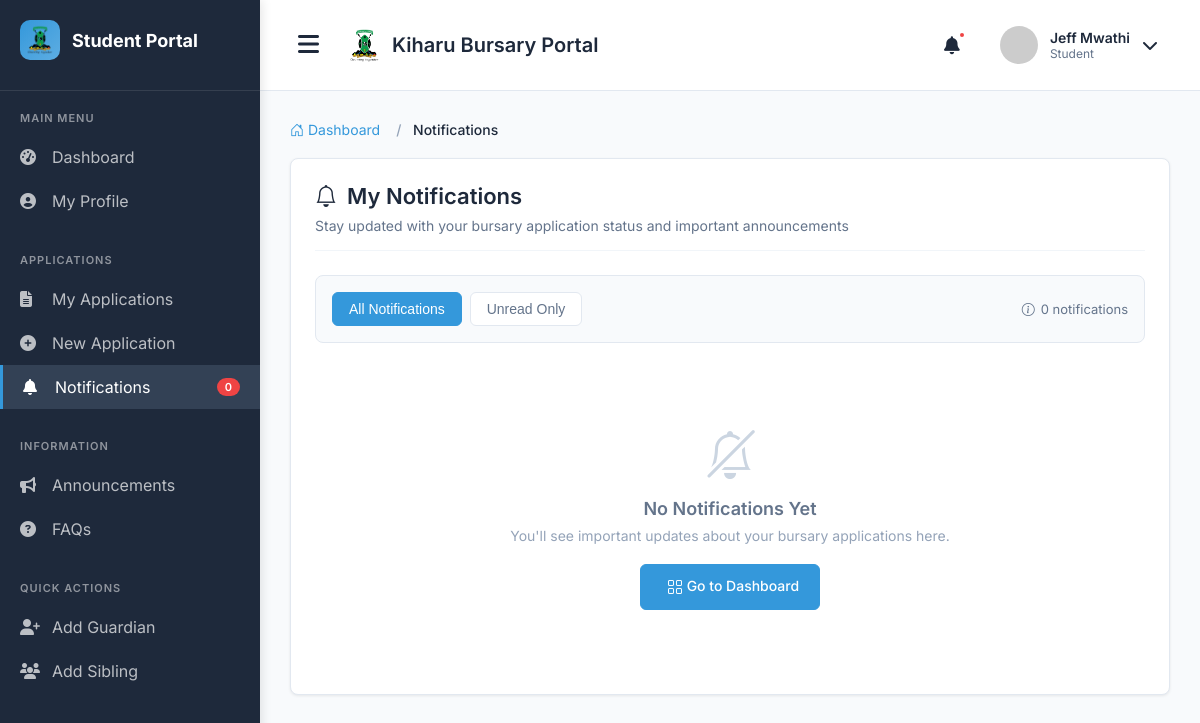
Page /student/notifications/ (signed in) on the earlier database version.
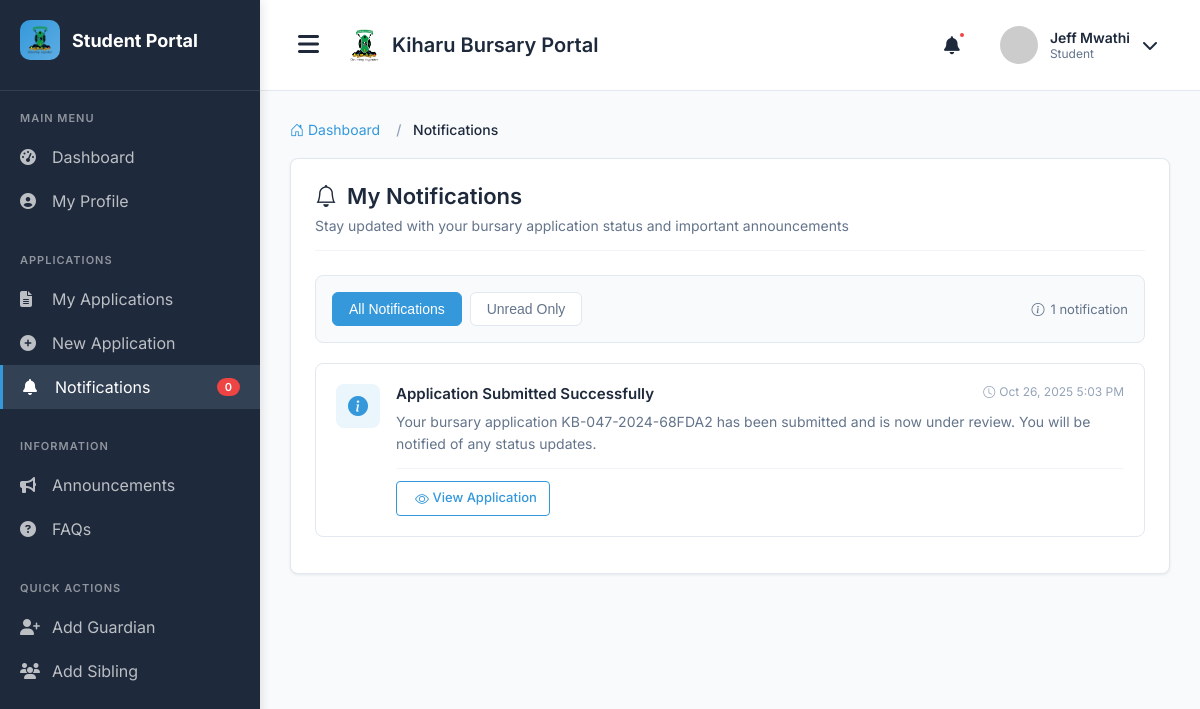
Same page on the later database version.
### main_application/models.py (models this page shows, shortened)
class User(AbstractUser):
    USER_TYPES = (
        ('applicant', 'Applicant'),
        ('admin', 'Administrator'),
        ('reviewer', 'Application Reviewer'),
        ('finance', 'Finance Officer'),
        ('county_admin', 'County Administrator'),
        ('constituency_admin', 'Constituency Administrator'),
        ('ward_admin', 'Ward Administrator'),
    )
    user_type = models.CharField(max_length=25, choices=USER_TYPES, default='applicant')
    id_number = models.CharField(max_length=20, unique=True, null=True, blank=True)
    phone_regex = RegexValidator(
        regex=r'^\+254\d{9}$',
        message="Phone number must be entered in the format: '+254XXXXXXXXX'. Exactly 12 digits including country code."
    )
    phone_number = models.CharField(validators=[phone_regex], max_length=17, blank=True)

class Notification(models.Model):
    NOTIFICATION_TYPES = (
        ('application_status', 'Application Status'),
        ('document_request', 'Document Request'),
        ('allocation', 'Allocation'),
        ('disbursement', 'Disbursement'),
        ('review_comment', 'Review Comment'),
        ('deadline', 'Deadline Reminder'),
        ('system', 'System Notification'),
    )
    user = models.ForeignKey(User, on_delete=models.CASCADE, related_name='notifications')
    notification_type = models.CharField(max_length=20, choices=NOTIFICATION_TYPES)
    title = models.CharField(max_length=200)
    message = models.TextField()
    related_application = models.ForeignKey(
        Application,
        on_delete=models.SET_NULL,
        null=True,
        blank=True
    )
    is_read = models.BooleanField(default=False)
    created_at = models.DateTimeField(auto_now_add=True)
    read_at = models.DateTimeField(null=True, blank=True)
    class Meta:
        ordering = ['-created_at']

### main_application/views.py (the view)
# urls.py: path('student/notifications/', views.notifications_list, name='notifications_list'),
@login_required
def notifications_list(request):
    notifications = Notification.objects.filter(user=request.user).order_by('-created_at')
    notifications.filter(is_read=False).update(is_read=True)
    paginator = Paginator(notifications, 15)
    page_number = request.GET.get('page')
    page_obj = paginator.get_page(page_number)
    context = {
        'page_obj': page_obj,
        'notifications': page_obj,
    }
    return render(request, 'students/notifications.html', context)

### templates/students/notifications.html (shortened to what this page needs)
{% extends 'student_base.html' %}
{% load static %}
{% block content %}
<div class="container-fluid">
    <nav aria-label="breadcrumb">
        <ol class="breadcrumb">
            <li class="breadcrumb-item">
                <a href="{% url 'student_dashboard' %}">
                    <i class="bi bi-house-door"></i> Dashboard
                </a>
            </li>
            <li class="breadcrumb-item active" aria-current="page">Notifications</li>
        </ol>
    </nav>
    <div class="section-container">
        <div class="page-header">
            <h1 class="page-title">
                <i class="bi bi-bell"></i>
                My Notifications
            </h1>
            <p class="page-subtitle">
                Stay updated with your bursary application status and important announcements
            </p>
        </div>
        <div class="filter-bar">
            <div class="filter-buttons">
                <button type="button" class="filter-btn active" data-filter="all">
                    All Notifications
                </button>
                <button type="button" class="filter-btn" data-filter="unread">
                    Unread Only
                </button>
            </div>
            <div class="notification-count">
                <i class="bi bi-info-circle"></i>
                <span>{{ notifications|length }} notification{{ notifications|length|pluralize }}</span>
            </div>
        </div>
        {% if notifications %}
            {% for notification in notifications %}
            <div class="notification-item {% if not notification.is_read %}unread{% endif %}">
                <div class="notification-wrapper">
                    <div class="notification-icon {{ notification.notification_type|default:'general' }}">
                        {% if notification.notification_type == 'application_status' %}
                            <i class="bi bi-info-circle-fill"></i>
                        {% elif notification.notification_type == 'document_request' %}
                            <i class="bi bi-file-earmark-text-fill"></i>
                        {% elif notification.notification_type == 'allocation' %}
                            <i class="bi bi-check-circle-fill"></i>
                        {% elif notification.notification_type == 'disbursement' %}
                            <i class="bi bi-cash-coin"></i>
                        {% else %}
                            <i class="bi bi-bell-fill"></i>
                        {% endif %}
                    </div>
                    <div class="notification-content">
                        <div class="notification-header">
                            <h3 class="notification-title">{{ notification.title }}</h3>
                            <div class="notification-meta">
                                <span class="notification-time">
                                    <i class="bi bi-clock"></i>
                                    {{ notification.created_at|date:"M j, Y g:i A" }}
                                </span>
                            </div>
                        </div>
                        <p class="notification-message">{{ notification.message }}</p>
                        {% if notification.related_application %}
                        <div class="notification-action">
                            <a href="{% url 'student_application_detail' notification.related_application.pk %}"
                               class="btn btn-sm btn-outline-primary">
                                <i class="bi bi-eye me-1"></i> View Application
                            </a>
                        </div>
                        {% endif %}
                    </div>
                </div>
            </div>
            {% endfor %}
        {% else %}
            <div class="empty-state">
                <div class="empty-icon">
                    <i class="bi bi-bell-slash"></i>
                </div>
                <h3 class="empty-title">No Notifications Yet</h3>
                <p class="empty-text">
                    You'll see important updates about your bursary applications here.
                </p>
                <a href="{% url 'student_dashboard' %}" class="btn btn-primary">
                    <i class="bi bi-grid me-1"></i> Go to Dashboard
                </a>
            </div>
        {% endif %}
    </div>
</div>
{% endblock %}

### templates/student_base.html (shortened to what this page needs)
{% load static %}
<!DOCTYPE html>
<html lang="en">
<head>
    <link rel="stylesheet" href="https://cdnjs.cloudflare.com/ajax/libs/font-awesome/6.4.0/css/all.min.css">
   <link rel="stylesheet" href="https://cdn.jsdelivr.net/npm/bootstrap-icons@1.11.3/font/bootstrap-icons.min.css">
</head>
<body>
    <div class="sidebar" id="sidebar">
        <div class="sidebar-header">
            <div class="logo">
                <img src="{% static 'images/logo.png' %}" alt="Logo">
            </div>
            <span class="logo-text">Student Portal</span>
        </div>
        <div class="menu-section">
            <div class="menu-title">Main Menu</div>
            <a href="{% url 'student_dashboard' %}" class="menu-item {% if request.resolver_match.url_name == 'student_dashboard' %}active{% endif %}">
                <i class="fas fa-tachometer-alt"></i>
                <span>Dashboard</span>
            </a>
            <a href="{% url 'student_profile_view' %}" class="menu-item {% if request.resolver_match.url_name == 'student_profile_view' %}active{% endif %}">
                <i class="fas fa-user-circle"></i>
                <span>My Profile</span>
            </a>
        </div>
        <div class="menu-section">
            <div class="menu-title">Applications</div>
            <a href="{% url 'student_application_list' %}" class="menu-item {% if 'application_list' in request.resolver_match.url_name %}active{% endif %}">
                <i class="fas fa-file-alt"></i>
                <span>My Applications</span>
            </a>
            <a href="{% url 'student_application_create'%}" class="menu-item {% if request.resolver_match.url_name == 'student_application_create' %}active{% endif %}">
                <i class="fas fa-plus-circle"></i>
                <span>New Application</span>
            </a>
            <a href="{% url 'notifications_list' %}" class="menu-item {% if request.resolver_match.url_name == 'notifications_list' %}active{% endif %}">
                <i class="fas fa-bell"></i>
                <span>Notifications</span>
                <span class="badge">0</span>
            </a>
        </div>
        <div class="menu-section">
            <div class="menu-title">Information</div>
            <a href="{% url 'announcements_view' %}" class="menu-item {% if request.resolver_match.url_name == 'announcements_view' %}active{% endif %}">
                <i class="fas fa-bullhorn"></i>
                <span>Announcements</span>
            </a>
            <a href="{% url 'faqs_view' %}" class="menu-item {% if request.resolver_match.url_name == 'faqs_view' %}active{% endif %}">
                <i class="fas fa-question-circle"></i>
                <span>FAQs</span>
            </a>
        </div>
        <div class="menu-section">
            <div class="menu-title">Quick Actions</div>
            <a href="{% url 'guardian_create' %}" class="menu-item">
                <i class="fas fa-user-plus"></i>
                <span>Add Guardian</span>
            </a>
            <a href="{% url 'sibling_create' %}" class="menu-item">
                <i class="fas fa-users"></i>
                <span>Add Sibling</span>
            </a>
        </div>
    </div>
    <div class="main-content" id="mainContent">
        <div class="header">
            <div class="header-left">
                <button class="menu-toggle" id="menuToggle">
                    <i class="fas fa-bars"></i>
                </button>
                <div class="brand-info">
                    <img src="{% static 'images/logo.png' %}" alt="Logo" class="brand-logo">
                    <span class="brand-text">Kiharu Bursary Portal</span>
                </div>
            </div>
            <div class="header-right">
                <div class="header-icon notification-icon">
                    <i class="fas fa-bell"></i>
                    <span class="notification-badge"></span>
                </div>
                <div class="user-profile" id="userProfile">
                    <img src="https://ui-avatars.com/api/?name={{ user.get_full_name|default:user.username|urlencode }}&background=3498db&color=fff" alt="User" class="user-avatar">
                    <div class="user-info">
                        <span class="user-name">{{ user.get_full_name|default:user.username }}</span>
                        <span class="user-role">Student</span>
                    </div>
                    <i class="fas fa-chevron-down"></i>
                </div>
            </div>
        </div>
        <div class="content">
            {% block content %}
            {% endblock %}
        </div>
    </div>
</body>
</html>

### templates/students/notifications.html (style rules this page uses)
.breadcrumb { padding: 0; margin-bottom: 20px; font-size: 14px; list-style: none; display: flex; flex-wrap: wrap; }
.breadcrumb-item { color: #64748B; }
.breadcrumb-item + .breadcrumb-item::before { content: "/ "; color: #94A3B8; padding: 0 8px; }
.breadcrumb-item.active { color: #1E293B; font-weight: 500; }
.breadcrumb a { color: #3498db; text-decoration: none; transition: color 0.3s ease; }
.section-container { background: white; border-radius: 8px; padding: 24px; box-shadow: 0 1px 3px rgba(0, 0, 0, 0.08); margin-bottom: 24px; border: 1px solid #E2E8F0; }
.page-header { margin-bottom: 24px; padding-bottom: 16px; border-bottom: 1px solid #F1F5F9; }
.page-title { font-size: 22px; font-weight: 600; color: #1E293B; margin-bottom: 8px; display: flex; align-items: center; gap: 10px; }
.page-subtitle { color: #64748B; font-size: 14px; margin: 0; }
.filter-bar { display: flex; justify-content: space-between; align-items: center; margin-bottom: 20px; padding: 16px; background: #F8FAFC; border-radius: 8px; border: 1px solid #E2E8F0; flex-wrap: wrap; gap: 16px; }
.filter-buttons { display: flex; gap: 8px; }
.filter-btn { padding: 8px 16px; background: white; border: 1px solid #E2E8F0; border-radius: 6px; color: #64748B; font-size: 14px; font-weight: 500; cursor: pointer; transition: all 0.3s ease; }
.filter-btn.active { background: #3498db; border-color: #3498db; color: white; }
.notification-count { font-size: 13px; color: #64748B; display: flex; align-items: center; gap: 6px; }
.notification-item { background: white; border: 1px solid #E2E8F0; border-radius: 8px; padding: 20px; margin-bottom: 12px; transition: all 0.3s ease; }
.notification-wrapper { display: flex; gap: 16px; align-items: start; }
.notification-icon { width: 44px; height: 44px; border-radius: 8px; display: flex; align-items: center; justify-content: center; flex-shrink: 0; font-size: 20px; }
.notification-icon.application_status { background: rgba(52, 152, 219, 0.1); color: #3498db; }
.notification-content { flex: 1; min-width: 0; }
.notification-header { display: flex; justify-content: space-between; align-items: start; margin-bottom: 8px; gap: 16px; }
.notification-title { font-size: 15px; font-weight: 600; color: #1E293B; margin: 0; }
.notification-meta { display: flex; align-items: center; gap: 8px; flex-shrink: 0; }
.notification-time { font-size: 12px; color: #94A3B8; display: flex; align-items: center; gap: 4px; }
.notification-message { color: #64748B; font-size: 14px; line-height: 1.6; margin-bottom: 12px; }
.notification-action { margin-top: 12px; padding-top: 12px; border-top: 1px solid #F1F5F9; }

Differences in the rows shown:
added Notification: title "Application Submitted Successfully", created_at "Oct 26, 2025 5:03 PM", message "Your bursary application KB-047-2024-68FDA2 has been submitted and is now under review. You will be notified of any status updates.", shows "View Application"
Other differences:
{{ notifications|length }}: "0" → "1"
text no longer shown: "No Notifications Yet You'll see important updates about your bursary applications here. Go to Dashboard"
